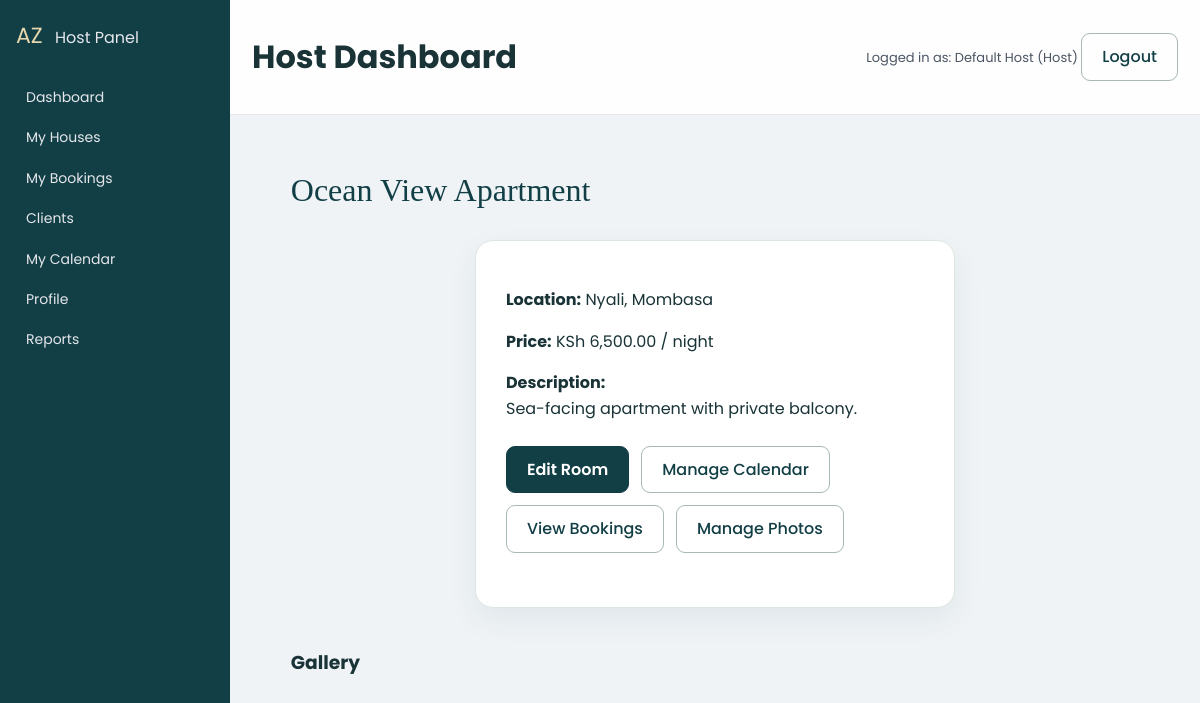
The page /public/host/room_view.php?id=1 (signed in) on the database its author committed.
### tables this page shows
CREATE TABLE rooms (
  id INT AUTO_INCREMENT PRIMARY KEY,
  category_id INT NULL,
  owner_id INT NULL,
  name VARCHAR(150) NOT NULL,
  price_ksh DECIMAL(10,2) NOT NULL,
  cover_image VARCHAR(255),
  location_text VARCHAR(150),
  description TEXT,
  is_active TINYINT(1) NOT NULL DEFAULT 1,
  created_at DATETIME DEFAULT CURRENT_TIMESTAMP,
  FOREIGN KEY (category_id) REFERENCES room_categories(id),
  FOREIGN KEY (owner_id) REFERENCES users(id)
);

### includes/helpers.php (called while the page is built, shortened)
<?php
function e($str) {
    return htmlspecialchars((string)($str ?? ''), ENT_QUOTES | ENT_SUBSTITUTE, 'UTF-8');
}
function format_ksh($amount) {
    return 'KSh ' . number_format((float)$amount, 2);
}

### public/host/room_view.php (the view, shortened to what this page needs)
<?php
require_once __DIR__ . '/../../includes/helpers.php';
require_once __DIR__ . '/../../includes/db.php';
$hostId = $_SESSION['user']['id'];
$roomId = (int)($_GET['id'] ?? 0);
$stmt = $pdo->prepare("SELECT * FROM rooms WHERE id = :id AND owner_id = :host");
$stmt->execute([':id' => $roomId, ':host' => $hostId]);
$room = $stmt->fetch(PDO::FETCH_ASSOC);
include __DIR__ . '/header.php';
?>
<div class="section-heading">
  <h2><?php echo e($room['name']); ?></h2>
</div>
<div class="form-card">
  <p><strong>Location:</strong> <?php echo e($room['location_text']); ?></p>
  <p><strong>Price:</strong> <?php echo format_ksh($room['price_ksh']); ?> / night</p>
  <p><strong>Description:</strong><br><?php echo nl2br(e($room['description'])); ?></p>
  <div class="hero-actions">
    <a href="room_edit.php?id=<?php echo $roomId; ?>" class="btn-primary">Edit Room</a>
    <a href="calendar.php?room_id=<?php echo $roomId; ?>" class="btn-outline">Manage Calendar</a>
    <a href="bookings.php?room_id=<?php echo $roomId; ?>" class="btn-outline">View Bookings</a>
    <a href="room_gallery.php?id=<?php echo $roomId; ?>" class="btn-outline">Manage Photos</a>
  </div>
</div>
<h3>Gallery</h3>

### public/assets/css/style.css (style rules this page uses)
body { font-family: "Poppins", sans-serif !important; color: #444444; width: 100%; height: calc(100%); overflow-x: hidden; background: #eff3f6 !important; }
a { color: #1977cc; }
.btn-primary { background-color: #1e245a; border: 1px solid #1e245a; color: #ffffff; }

### public/assets/css/modern.css (style rules this page uses)
:root { --az-primary:#0B1D3A; --az-primary-soft:#1C6DD0; --az-bg:#f5f7fb; --az-card-bg:#ffffff; --az-muted:#6b7280; --az-radius:18px; --az-shadow:0 18px 40px rgba(15,23,42,.18); }
body { font-family:'Poppins',system-ui,-apple-system,Segoe UI,Roboto,sans-serif; background:linear-gradient(135deg,#f5f7fb,#ecf2ff); color:#111827; }
.hero-actions { margin-top:22px; display:flex; flex-wrap:wrap; gap:12px; }
.btn-primary { display:inline-flex; align-items:center; justify-content:center; padding:10px 20px; border-radius:999px; border:none; background:linear-gradient(135deg,#1C6DD0,#0B1D3A); color:#ffffff; font-weight:600; box-shadow:var(--az-shadow); cursor:pointer; text-decoration:none; }
.btn-outline { display:inline-flex; align-items:center; justify-content:center; padding:10px 20px; border-radius:999px; border:1px solid rgba(148,163,184,.6); background:rgba(255,255,255,.8); color:#0f172a; font-weight:500; text-decoration:none; }
.section-heading { display:flex; justify-content:space-between; align-items:center; margin:24px 0 14px; }
.section-heading h2 { margin:0; font-size:22px; }
.form-card { max-width:480px; margin:24px auto 40px; padding:22px 22px 26px; border-radius:22px; background:rgba(255,255,255,.96); box-shadow:var(--az-shadow); }
.admin-body { background:linear-gradient(135deg,#e5ecff,#f8fafc); }

### public/assets/css/polish.css (style rules this page uses)
:root { --az-primary:#123f46; --az-primary-soft:#1d7377; --az-bg:#f7f8f4; --az-muted:#637373; --az-shadow:0 12px 30px #163b4010 }
* { box-sizing:border-box }
body { margin:0; background:#f7f8f4; color:#193337; font-family:Inter,Segoe UI,system-ui,sans-serif; line-height:1.6 }
a { color:#176d70 }
button,.btn-primary,.btn-outline { min-height:42px }
.hero-actions { display:flex; flex-wrap:wrap; gap:12px; margin:24px 0 }
.btn-primary,.search-btn { background:#123f46; color:white; border:1px solid #123f46; border-radius:9px; box-shadow:none }
.btn-outline { border:1px solid #a6bab0; color:#123f46; background:transparent; border-radius:9px; box-shadow:none }
.section-heading { margin:32px 0 22px }
.section-heading h2 { font-family:Georgia,serif; font-size:32px; font-weight:500; color:#123f46 }
.form-card { border:1px solid #dce6df; border-radius:18px; box-shadow:var(--az-shadow); padding:30px; background:#fff }
.admin-body { background:#f7f8f4 }

### rows shown on the page
rooms: name "Ocean View Apartment", location_text "Nyali, Mombasa", price_ksh "KSh 6,500.00", description "Sea-facing apartment with private balcony."

### other values the page prints
$host['full_name'] "Default Host"
